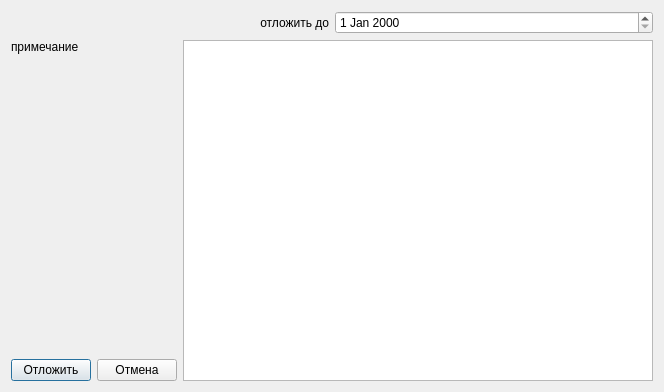
<?xml version="1.0" encoding="UTF-8"?>
<ui version="4.0">
 <class>DialogAside</class>
 <widget class="QDialog" name="DialogAside">
  <property name="geometry">
   <rect>
    <x>0</x>
    <y>0</y>
    <width>664</width>
    <height>392</height>
   </rect>
  </property>
  <property name="windowTitle">
   <string>Отложить</string>
  </property>
  <layout class="QVBoxLayout" name="verticalLayout_2">
   <item>
    <layout class="QHBoxLayout" name="horizontalLayout">
     <item>
      <widget class="QLabel" name="label">
       <property name="text">
        <string>отложить до</string>
       </property>
       <property name="alignment">
        <set>Qt::AlignRight|Qt::AlignTrailing|Qt::AlignVCenter</set>
       </property>
      </widget>
     </item>
     <item>
      <widget class="QDateEdit" name="mpDate"/>
     </item>
    </layout>
   </item>
   <item>
    <layout class="QHBoxLayout" name="horizontalLayout_2">
     <item>
      <layout class="QVBoxLayout" name="verticalLayout">
       <item>
        <widget class="QLabel" name="label_2">
         <property name="text">
          <string>примечание</string>
         </property>
        </widget>
       </item>
       <item>
        <spacer name="verticalSpacer">
         <property name="orientation">
          <enum>Qt::Vertical</enum>
         </property>
         <property name="sizeHint" stdset="0">
          <size>
           <width>20</width>
           <height>40</height>
          </size>
         </property>
        </spacer>
       </item>
       <item>
        <layout class="QHBoxLayout" name="horizontalLayout_3">
         <item>
          <widget class="QPushButton" name="mpButtonAside">
           <property name="text">
            <string>Отложить</string>
           </property>
          </widget>
         </item>
         <item>
          <widget class="QPushButton" name="mpButtonCancel">
           <property name="text">
            <string>Отмена</string>
           </property>
          </widget>
         </item>
        </layout>
       </item>
      </layout>
     </item>
     <item>
      <widget class="QPlainTextEdit" name="mpEditor"/>
     </item>
    </layout>
   </item>
  </layout>
 </widget>
 <resources/>
 <connections/>
</ui>
